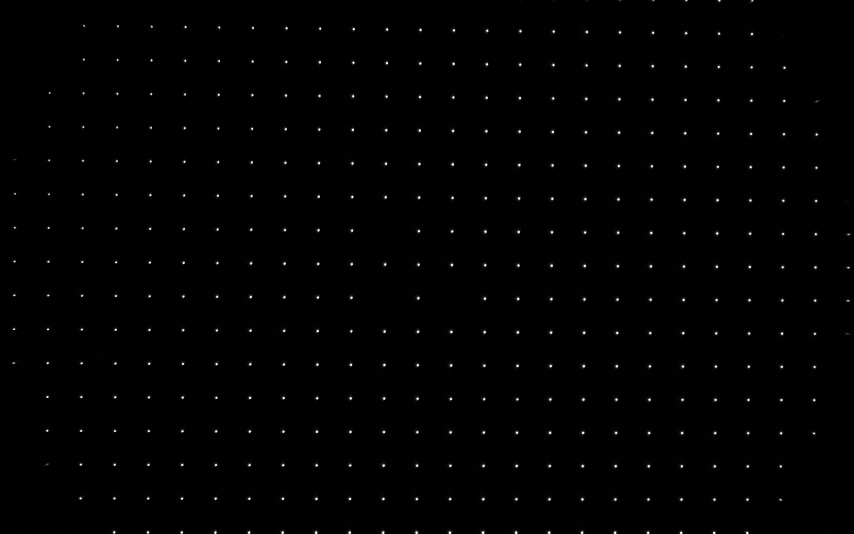
#> input picture sample_calibration_images/moving_target/set1/cal1.tif, 2560 x 1600 px (shown at 1/3 size)
$ python -i point_detection.py   (imports and definitions only)
#> lines starting #> are read from the running program, lines starting #| are printed output that depends on the picture
#> further down, picture is the input picture: shape (1600, 2560); min 0, max 255, mean 2.2
import cv2
import numpy as np
import matplotlib.pyplot as plt


def detect_target_points(image, diameterDot=10, plot=False, edge_margin=None):
    # Step 1: create a shifted image with a known radius
    radiusDot = int(diameterDot/2)
    img = create_shifted_image(image, radius=radiusDot)
    points = detect_circles_locations(img, radiusDot, plot)
    # Remove points too close to image border (avoids false detections at dark/light edges)
    if edge_margin is None:
        edge_margin = max(radiusDot * 2, 10)  # at least one diameter from border
    points = remove_edge_points(image, points, margin=edge_margin)
    return points


def remove_edge_points(image, points, margin=10):
    """Remove points too close to the image border to avoid false detections at edges (e.g. dark/light boundary)."""
    height, width = image.shape
    filtered_points = [
        (x, y)
        for (x, y) in points
        if margin <= x < width - margin and margin <= y < height - margin
    ]
    return filtered_points


def create_shifted_image(image, nimages=50, radius=5):
    # Create a dataset of 50 images by shifting img_data in a circle around the center
    # returns array X for PCA
#> called with nimages = 50, radius = 5
    height, width = image.shape
#> height = 1600; width = 2560
    shifted_image = np.zeros((height, width), dtype=image.dtype)

    for i in range(nimages):
        angle = 2 * np.pi * i / nimages
        shift_x = int(radius * np.cos(angle))
        shift_y = int(radius * np.sin(angle))
        shifted_image += np.roll(np.roll(image, shift_y,
                                 axis=0), shift_x, axis=1)
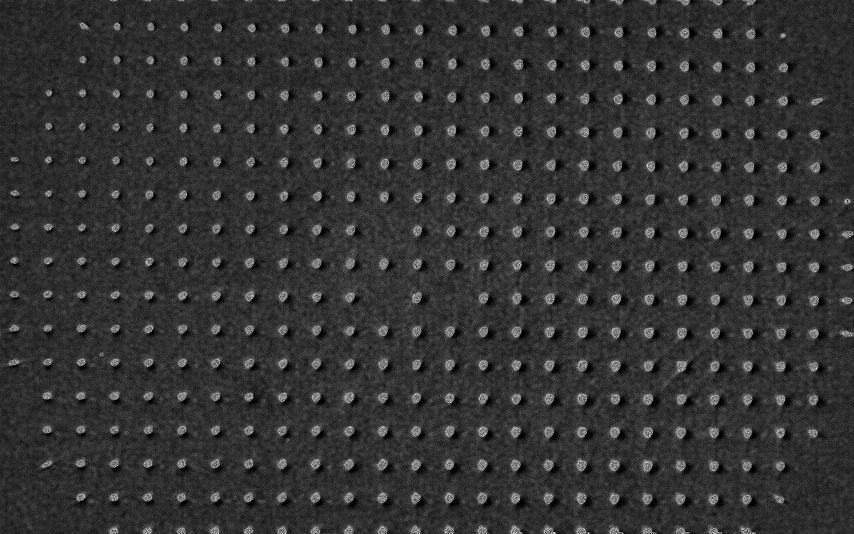
#> shifted_image: shape (1600, 2560) (shown at 1/3 size); min 0, max 255, mean 51.4

    return shifted_image


def detect_circles_locations(image, radiusMin, plot=False):
    # Detect circles
#> called with radiusMin = 5, plot = False
    img = cv2.normalize(image, None, 0, 255, cv2.NORM_MINMAX).astype(np.uint8)
    circles = cv2.HoughCircles(
        img,
        cv2.HOUGH_GRADIENT,
        dp=1.2,           # Inverse accumulator ratio
        minDist=20,       # Minimum distance between circle centers
        param1=100,       # Canny high threshold
        param2=10,        # Accumulator threshold (lower -> more detections)
        minRadius=int(radiusMin),     # Smallest circle radius
        maxRadius=int(radiusMin*1.5)     # Largest circle radius
    )

    if plot is True:
        # Draw detected circles
        output = cv2.cvtColor(img, cv2.COLOR_GRAY2BGR)
        if circles is not None:
            circles = np.uint16(np.around(circles))
            for (x, y, r) in circles[0, :]:
                # cv2.circle(output, (x, y), r, (255, 0, 0), 2)
                cv2.circle(output, (x, y), 10, (0, 0, 255), 3)

        plt.imshow(output)
        plt.axis("off")
        plt.show()

    if circles is not None:
        centers = [(int(x), int(y)) for x, y, r in circles[0, :]]
#> centers = 3029 pairs, first value 4 to 2553, second value 5 to 1594
        return centers
    else:
        return []

>>> import cv2
>>> picture = cv2.imread('../../../sample_calibration_images/moving_target/set1/cal1.tif', cv2.IMREAD_GRAYSCALE)
>>> result = detect_target_points(picture)
#> in detect_target_points, `points = detect_circles_locations(img, radiusDot, plot)`: points has the same summary as centers in detect_circles_locations
#> in remove_edge_points, `filtered_points = [ (x, y) for (x, y) in points if margin <= x < width..`: filtered_points = 2999 pairs, first value 11 to 2549, second value 10 to 1589
#> in detect_target_points, `points = remove_edge_points(image, points, margin=edge_margin)`: points has the same summary as filtered_points in remove_edge_points
#> result has the same summary as filtered_points in remove_edge_points

$ run again, on sample_calibration_images/moving_target/set1/cal2.tif
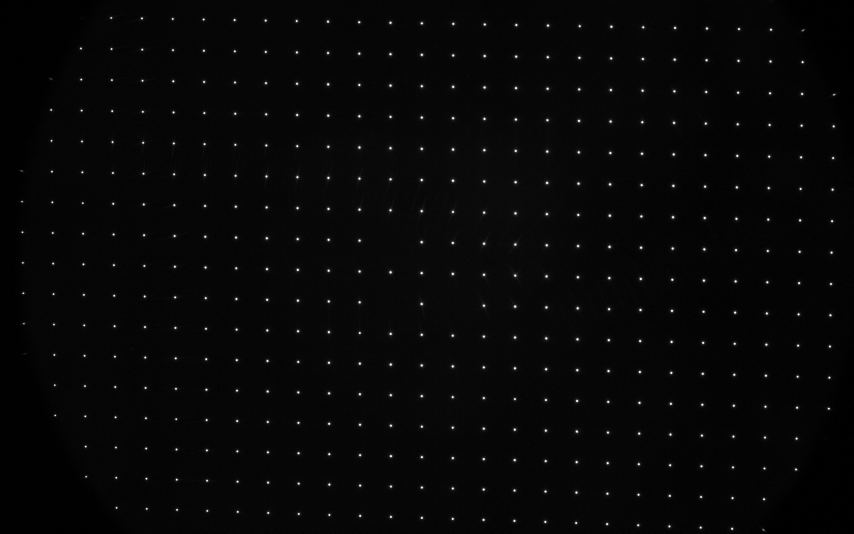
#> input picture sample_calibration_images/moving_target/set1/cal2.tif, 2560 x 1600 px (shown at 1/3 size)
#> picture is the input picture: shape (1600, 2560); min 0, max 255, mean 7.1
#> the loop in create_shifted_image, `for i in range(nimages):` made 50 passes
#> pass 2, in create_shifted_image, `shifted_image += np.roll(np.roll(image, shift_y, axis=0), shift_x, axi..`:
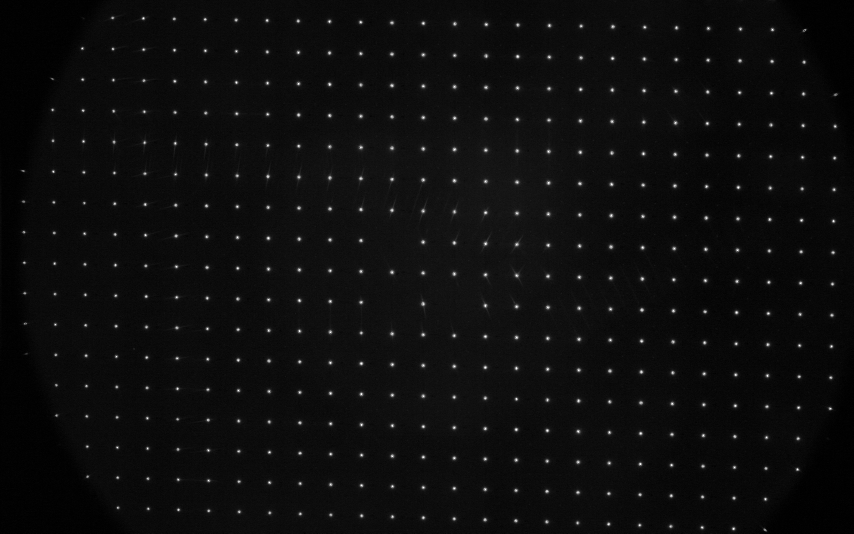
#> shifted_image: shape (1600, 2560) (shown at 1/3 size); min 0, max 255, mean 13.3
#> after the loop in create_shifted_image, `for i in range(nimages):`:
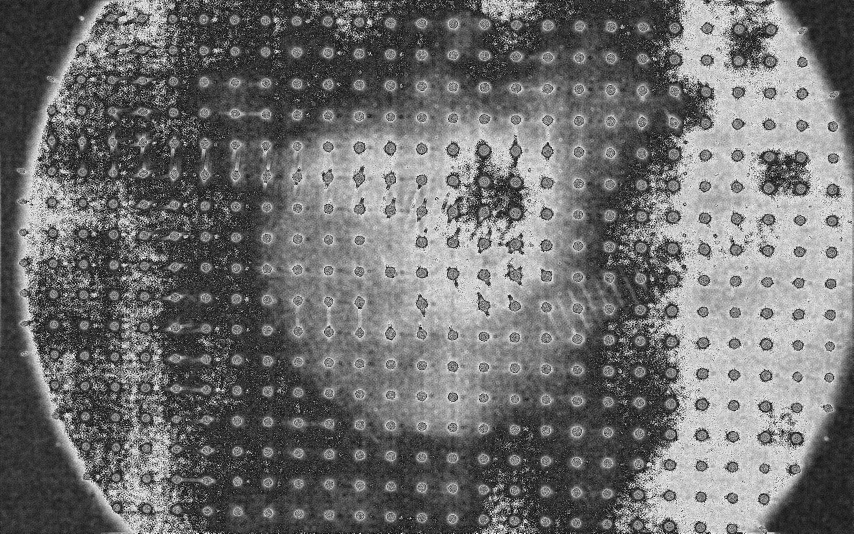
#> shifted_image: shape (1600, 2560) (shown at 1/3 size); min 0, max 255, mean 111.5
#> centers = 3091 pairs, first value 6 to 2554, second value 5 to 1595
#> in detect_target_points, `points = detect_circles_locations(img, radiusDot, plot)`: points has the same summary as centers in detect_circles_locations
#> filtered_points = 3064 pairs, first value 10 to 2549, second value 10 to 1589
#> in detect_target_points, `points = remove_edge_points(image, points, margin=edge_margin)`: points has the same summary as filtered_points in remove_edge_points
#> result has the same summary as filtered_points in remove_edge_points

$ run again, on sample_calibration_images/moving_target/set1/cal3.tif
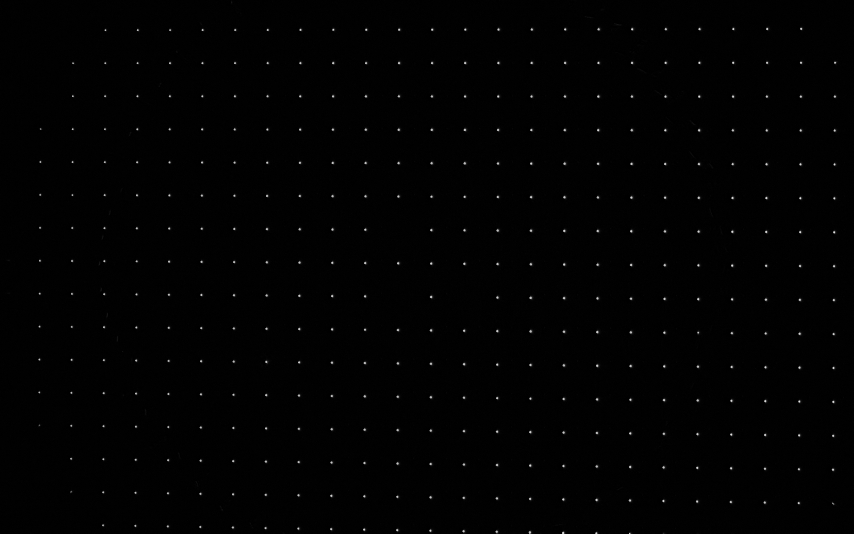
#> input picture sample_calibration_images/moving_target/set1/cal3.tif, 2560 x 1600 px (shown at 1/3 size)
#> picture is the input picture: shape (1600, 2560); min 0, max 255, mean 1.8
#> after the loop in create_shifted_image, `for i in range(nimages):`:
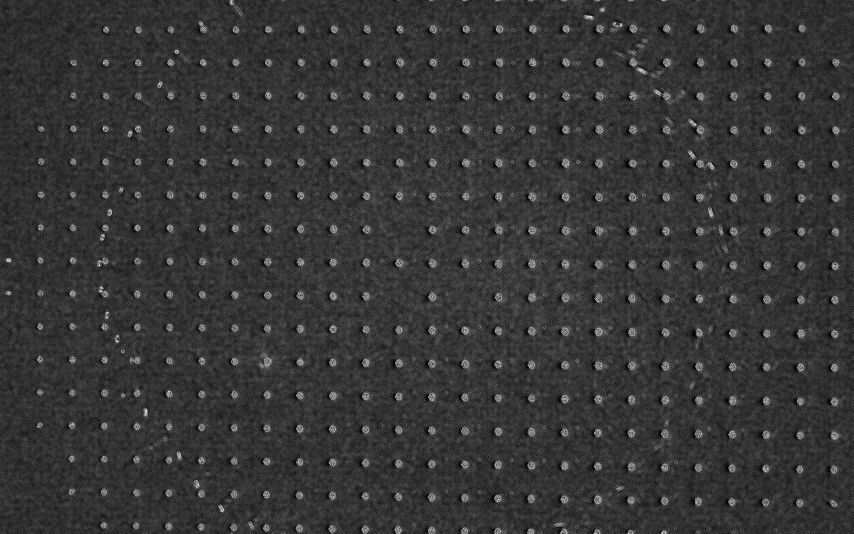
#> shifted_image: shape (1600, 2560) (shown at 1/3 size); min 0, max 255, mean 54.4
#> centers = 3233 pairs, first value 6 to 2551, second value 1 to 1591
#> in detect_target_points, `points = detect_circles_locations(img, radiusDot, plot)`: points has the same summary as centers in detect_circles_locations
#> filtered_points = 3212 pairs, first value 10 to 2549, second value 10 to 1589
#> in detect_target_points, `points = remove_edge_points(image, points, margin=edge_margin)`: points has the same summary as filtered_points in remove_edge_points
#> result has the same summary as filtered_points in remove_edge_points
